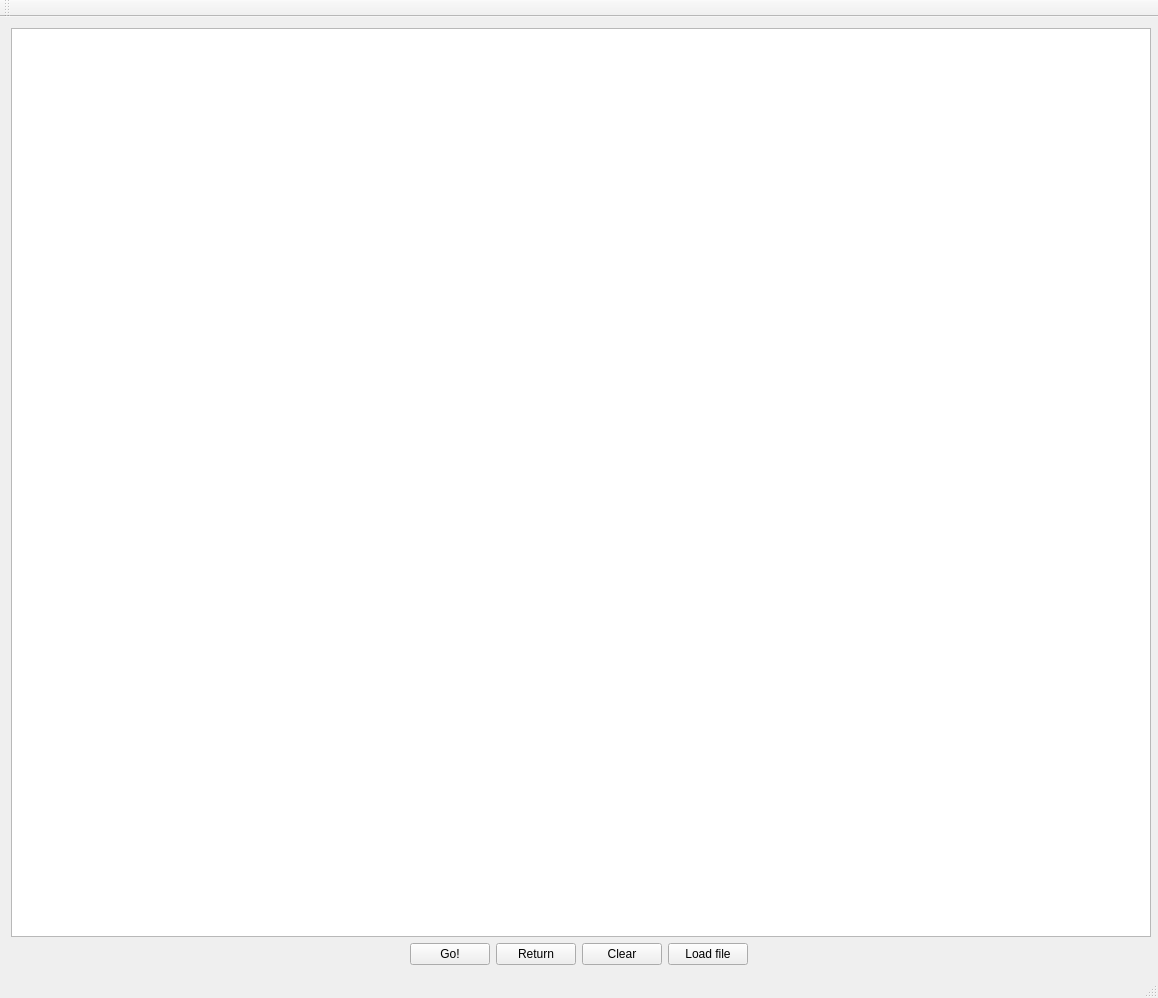
<?xml version="1.0" encoding="UTF-8"?>
<ui version="4.0">
 <class>MainWindow</class>
 <widget class="QMainWindow" name="MainWindow">
  <property name="geometry">
   <rect>
    <x>0</x>
    <y>0</y>
    <width>1158</width>
    <height>998</height>
   </rect>
  </property>
  <property name="minimumSize">
   <size>
    <width>1148</width>
    <height>0</height>
   </size>
  </property>
  <property name="windowTitle">
   <string>MainWindow</string>
  </property>
  <widget class="QWidget" name="centralWidget">
   <layout class="QVBoxLayout" name="verticalLayout">
    <item alignment="Qt::AlignHCenter">
     <widget class="QTableView" name="TableNum">
      <property name="minimumSize">
       <size>
        <width>1140</width>
        <height>0</height>
       </size>
      </property>
     </widget>
    </item>
    <item>
     <layout class="QHBoxLayout" name="horizontalLayout">
      <item>
       <spacer name="horizontalSpacer_2">
        <property name="orientation">
         <enum>Qt::Horizontal</enum>
        </property>
        <property name="sizeHint" stdset="0">
         <size>
          <width>40</width>
          <height>20</height>
         </size>
        </property>
       </spacer>
      </item>
      <item>
       <widget class="QPushButton" name="pushButton1">
        <property name="text">
         <string>Go!</string>
        </property>
       </widget>
      </item>
      <item>
       <widget class="QPushButton" name="initbutton">
        <property name="text">
         <string>Return</string>
        </property>
       </widget>
      </item>
      <item>
       <widget class="QPushButton" name="ClearButton">
        <property name="text">
         <string>Clear</string>
        </property>
       </widget>
      </item>
      <item>
       <widget class="QPushButton" name="loadtxt">
        <property name="text">
         <string>Load file</string>
        </property>
       </widget>
      </item>
      <item>
       <spacer name="horizontalSpacer">
        <property name="orientation">
         <enum>Qt::Horizontal</enum>
        </property>
        <property name="sizeHint" stdset="0">
         <size>
          <width>40</width>
          <height>20</height>
         </size>
        </property>
       </spacer>
      </item>
     </layout>
    </item>
   </layout>
  </widget>
  <widget class="QToolBar" name="mainToolBar">
   <attribute name="toolBarArea">
    <enum>TopToolBarArea</enum>
   </attribute>
   <attribute name="toolBarBreak">
    <bool>false</bool>
   </attribute>
  </widget>
  <widget class="QStatusBar" name="statusBar"/>
 </widget>
 <layoutdefault spacing="6" margin="11"/>
 <resources/>
 <connections/>
</ui>
